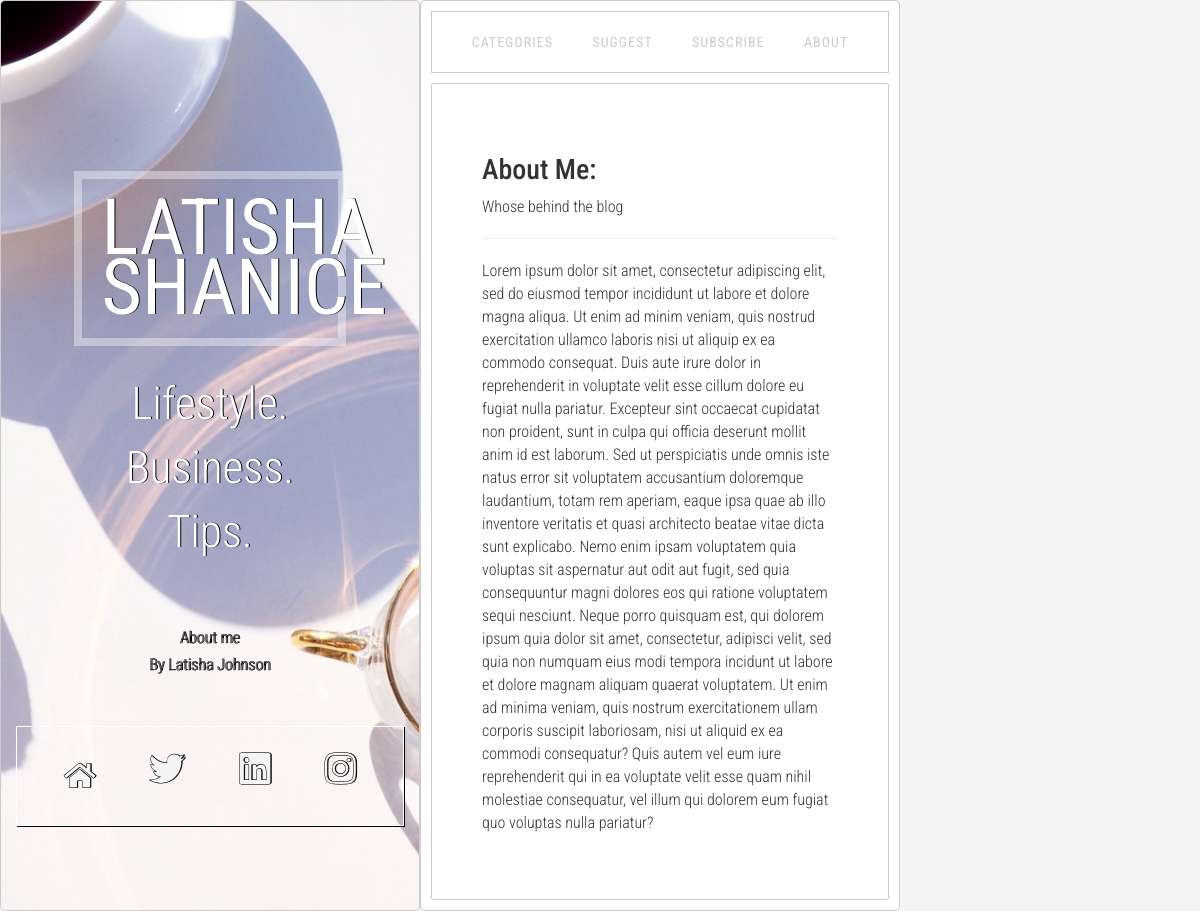
The page /about/ on the database its author committed.
### blog_app/models.py (models this page shows, shortened)
class Author(models.Model):
    name = models.CharField(max_length=50)
    byline = models.TextField()
    about_me = models.TextField(null=True, blank=True)

### blog_app/views.py (the view)
# urls.py: path('about/', about, name='about'),
def about(request):
    auth_info = Author.objects.all()
    context = {'auth_info': auth_info, 'heading': 'Latisha Shanice', 'title': 'About me'}
    return render(request, 'about.html', context)

### templates/about.html (shortened to what this page needs)
<!DOCTYPE html>
{% load static %}
<html lang="en">
<head>
    <link rel="stylesheet" href="https://maxcdn.bootstrapcdn.com/bootstrap/3.3.7/css/bootstrap.min.css"
 />
    <link rel="stylesheet" href="https://use.fontawesome.com/releases/v5.15.2/css/all.css"
 />
    <link rel="stylesheet" href="{% static 'css/style.css' %}" />
</head>
<body>
    <div class="flex-container">
        <div class="item item_1">
            <h1 id="heading-logo">{{ heading }}</h1>
            <div class="tagline">
                <p>Lifestyle.</p>
                <p>Business.</p>
                <p>Tips.</p>
            </div>
            <div class="small-tagline">
                <p class="p1">{{title}}</p>
                <p class="p2">By Latisha Johnson</p>
            </div>
            <div id="footer">
                <ul class="bottom-nav">
                    <a href="/"><i class="fas fa-home fa-2x"></i></a>
                    <li><a href="http://www.twitter.com" target="_blank"><i class="fab fa-twitter fa-2x"></i></a></li>
                    <li><a href="https://www.linkedin.com/in/latisha-johnson-088116202/" target="_blank"><i
                                class="fab fa-linkedin fa-2x"></i></a></li>
                    <li><a href="https://www.instagram.com/" target="_blank"><i class="fab fa-instagram fa-2x"></i></a>
                    </li>
                </ul>
            </div>
        </div>
        <div class="item item_2">
            <div class="header">
                <ul class="main-nav">
                    <li><a href="/categories">Categories</a></li>
                    <li><a href="/suggestions">Suggest</a></li>
                    <li><a href="/subscribe">Subscribe</a></li>
                    <li><a href="/about">About</a></li>
                </ul>
            </div>
            <div class="item-container">
                <div class="inner_item">
                    <h3>About Me:</h3>
                    <p>Whose behind the blog</p>
                    <hr>
                    {% for item in auth_info%}
                    <p>{{item.about_me}}</p>
                    {% endfor %}
                </div>
            </div>
        </div>
    </div>
</body>
</html>

### static/css/style.css (style rules this page uses)
* { box-sizing: border-box; }
body { font-family: 'Roboto Condensed', sans-serif; background-color: #f4f4f4; }
.item { background-color: white; border: #ccc solid 1px; padding: 10px; border-radius: 5px; width: 500px; }
.flex-container { display: flex; height: 100%; }
.item-container { display: flex; flex-direction: column-reverse; }
.inner_item { background-color: white; border: #ccc solid 1px; padding: 50px; border-radius: 2px; }
.item_2 { width: 40%; overflow-y: auto; }
.item_1 { background-image: url('/static/images/main-image.jpg'); background-repeat: no-repeat; background-position: center center; background-size: cover; width: 35%; padding-top: 150px; padding-left: 15px; padding-right: 15px; padding-bottom: 0; }
#heading-logo { color: white; border: rgba(255, 255, 255, 0.38) solid 8px; padding: 5%; margin-bottom: 31px; margin-left: 15%; margin-right: 15%; width: 70%; font-weight: 400; font-size: 78px; line-height: 60px; text-align: center; text-transform: uppercase; text-shadow: 1px 0px #000; }
.tagline { color: white; margin-bottom: 68px; position: static; font-weight: 300; font-size: 45px; line-height: 54px; text-align: center; text-shadow: 1px 0px #000; }
.p1, .p2 { color: white; font-size: 16px; -webkit-text-stroke: 0.5px black; font-weight: 300; text-align: center; text-shadow: 1px 0px black; }
.p1 { margin-bottom: 4px; }
.p2 { margin-bottom: 50px; }
.bottom-nav { list-style: none; border: 1px solid white; box-shadow: 1px 1px #000; width: 100%; padding: 20px; display: flex; align-items: center; justify-content: space-around; }
.bottom-nav li { font-size: 18px; line-height: 58px; }
.bottom-nav a { color: #f4f4f4; -webkit-text-stroke: 0.5px black; text-decoration: none; text-shadow: 1px 0px black; }
.main-nav { display: flex; list-style: none; border: 1px solid #ccc; padding: 20px; justify-content: space-around; }
.main-nav li { position: relative; text-transform: uppercase; letter-spacing: 1px; }
.main-nav a { text-decoration: none; color: #ccc; }
.inner_item > h3 { margin-bottom: 10px; font-size: 28px; line-height: 31px; }
.inner_item > p { margin-bottom: 15px; font-weight: 300; line-height: 23px; font-size: 16px; }

### rows shown on the page
Author: name "LATISHA SHANICE", about_me "Lorem ipsum dolor sit amet, consectetur adipiscing elit, sed do eiusmod tempor incididunt ut labore et dolore magna aliqua. Ut enim ad minim veniam, quis nostrud exercitation ullamco laboris nisi ut aliquip ex ea commodo consequat. Duis aute irure dolor in reprehenderit in voluptate velit esse cillum dolore eu fugiat nulla pariatur. Excepteur sint occaecat cupidatat non proident, sunt in culpa qui officia deserunt mollit anim id est laborum. Sed ut perspiciatis unde omnis iste natus error sit voluptatem accusantium doloremque laudantium, totam rem aperiam, eaque ipsa quae ab illo inventore veritatis et quasi architecto beatae vitae dicta sunt explicabo. Nemo enim ipsam voluptatem quia…"

### other values the page prints
{{ title }} "About me"
